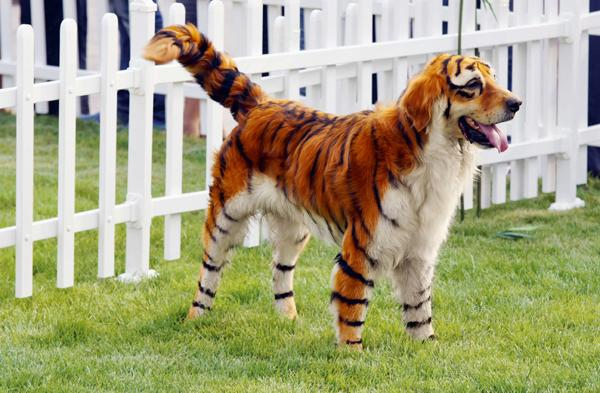
%> input picture Assignment 3/1 - K-means image segmentation/images/tiger3.jpg, 600 x 393 px
$ octave kmeans_script.m   (GNU Octave 9; MATLAB toolbox functions it lacks are replaced by stand-ins)
%> lines starting %> are read from the running program, lines starting %| are printed output that depends on the picture
%> further down, Image_original is the input picture: size 393x600x3 uint8; mean R, G, B 166.4, 163.6, 127.4
### Assignment 3/1 - K-means image segmentation/kmeans_segm.m
function [ segmentation, cluster_centers ] = kmeans_segm( image, K, no_iterations, seed, random_cluster_init )
%> called with K = 6, no_iterations = 9, seed = 66664, random_cluster_init = false
% Performs k-means segmentation on the pixels of an image to create
% superpixels, i.e. clustered pixels.

% Set a seed for the sampling.
rng(seed);

%% Define parameters used in the clustering.

% The image dimensions.
[image_width, image_height, ~] = size(image);
%> image_width = 393; image_height = 600

no_pixels = image_width * image_height;
%> no_pixels = 235800

% Conversion of image RGB integer values into float data types.
image_float = im2double( image );

% Since Matlab prefers operating on 2D arrays for maximum speed, the image
% is reshaped from a 3D array of size (H; W; 3) to one with the size (W*H; 3).
image_array = reshape(image_float, no_pixels, 3);


%% Initlize the centers of the k-clusters.

% A matrix to store the cluster centers.
cluster_centers = zeros(K, 3);


if random_cluster_init
    % Random cluster centers initlization.
    center_coords = randsample( no_pixels, K );
else
    % Cluster centers initlization from image RBG values.
    center_coords = round( rand(K, 1) * size(image_array, 1) );
end

% Store the intilized cluster centers in center_coords.
cluster_centers = image_array(center_coords(:),:);
%> cluster_centers = [0.157 0.0196 0.0235; 0.89 0.886 0.906; 0.584 0.576 0.404; 0.294 0.31 0.4; 0.106 0.118 0.157; 0.855 0.855 0.855]


% Compute the distance between the initlized centers colors and every single pixel
% color.
center_pixel_distances = pdist2( cluster_centers, image_array, 'euclidean' );

% For a predefined number of iterations the K clusters are readjusted to the
% pixels in the image.
for it = 1 : no_iterations

    % Retrive the current closest cluster for each pixel.
    [~, closest_cluster] = min( center_pixel_distances, [], 1 );

for k = 1 : K

        % For every single cluster, assign and store all the closets pixels to this
        % cluster.
        pixels_closest_center_K = find( closest_cluster == k );

        % Recalculate the new center based on all the new pixels assigned
        % to it.
        cluster_centers(k, :) = mean( image_array( pixels_closest_center_K , :) );
end
    % Calcuate the distances from the new centers from all pixels.
    center_pixel_distances = pdist2( cluster_centers, image_array, 'euclidean' );
end
%> after the loop, cluster_centers = [0.488 0.222 0.087; 0.883 0.881 0.883; 0.613 0.652 0.358; 0.485 0.516 0.273; 0.169 0.105 0.155; 0.731 0.704 0.631]

% Retrive the final clusters.
[ ~, final_clusters ] = min( center_pixel_distances,[], 1 );

% Reshape the image.
segmentation = reshape(final_clusters, image_width, image_height);
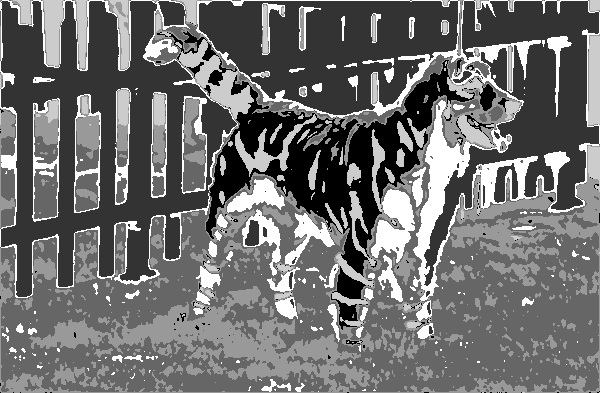
%> segmentation: size 393x600 double; min 1, max 6, mean 3.17; drawn with min black and max white

end

### Assignment 3/1 - K-means image segmentation/kmeans_script.m
close all; clear all;

%% Parameters of the K-means clustering.
% Number of clusters.
K = 6;
% Number of iterations.
no_iterations = 9;
% Seed used for sampling initial clusters.
seed = 66664;
% Image downscaling factor applied to image before segmentation.
scale_factor = 1;
% Amount of preblurring applied to image before segmentation.
image_sigma = 1;

%% Load image.
Image_original = imread( 'tiger3.jpg' );

% Scaling the image.
image = imresize( Image_original, scale_factor );

% Blurring the image by filtering it with a Gaussian.
d = 2 * ceil( image_sigma * 2 ) + 1;
h = fspecial('gaussian', [d d], image_sigma);
image = imfilter(image, h);

tic
random_cluster_init = false;
[ segm, centers] = kmeans_segm(image, K, no_iterations, seed, random_cluster_init);
%> centers has the same summary as cluster_centers in kmeans_segm

toc

%> (the run ends here)

$ run again, with Assignment 3/1 - K-means image segmentation/images/tiger1.jpg copied over Assignment 3/1 - K-means image segmentation/images/tiger3.jpg
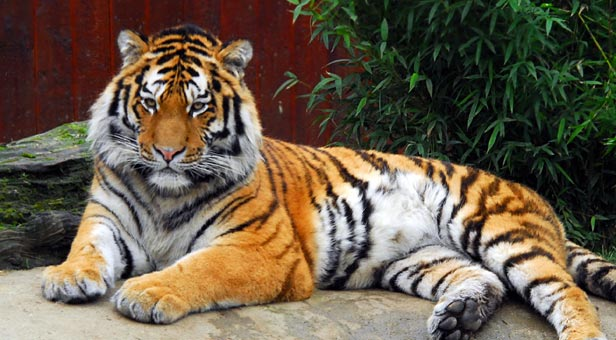
%> input picture Assignment 3/1 - K-means image segmentation/images/tiger1.jpg, 616 x 340 px
%> Image_original is the input picture: size 340x616x3 uint8; mean R, G, B 106, 92.5, 74.4
%> `image = imfilter(image, h);`:
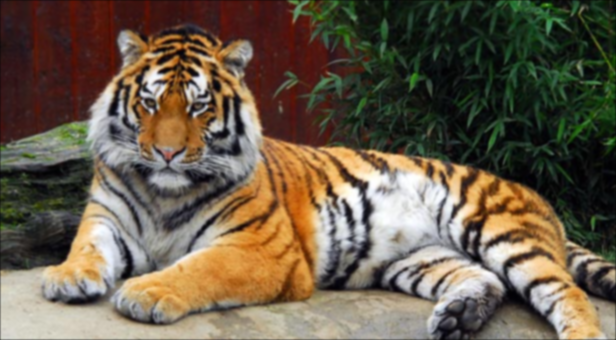
%> image: size 340x616x3 uint8; mean R, G, B 105.7, 92.2, 74.1
%> in kmeans_segm, `cluster_centers = image_array(center_coords(:),:);`: cluster_centers = [0.725 0.647 0.537; 0.0588 0.0745 0.0627; 0.957 0.969 0.992; 0.251 0.361 0.227; 0.0902 0.247 0.0902; 0.251 0.227 0.271]
%> after the loop in kmeans_segm, `for it = 1 : no_iterations`: cluster_centers = [0.718 0.618 0.476; 0.0713 0.1 0.0724; 0.838 0.812 0.767; 0.536 0.418 0.287; 0.221 0.252 0.197; 0.268 0.111 0.0839]
%> in kmeans_segm, `segmentation = reshape(final_clusters, image_width, image_height);`:
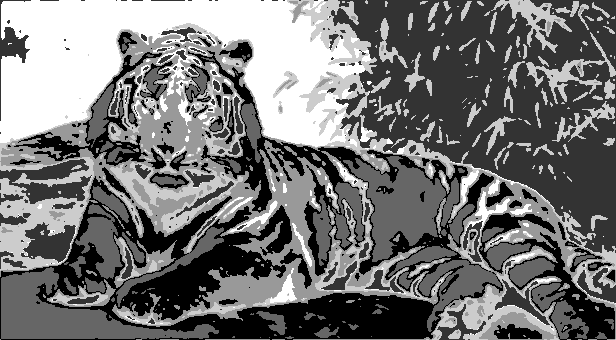
%> segmentation: size 340x616 double; min 1, max 6, mean 3.29; drawn with min black and max white
%> centers has the same summary as cluster_centers in kmeans_segm

$ run again, with Assignment 3/1 - K-means image segmentation/images/tiger2.jpg copied over Assignment 3/1 - K-means image segmentation/images/tiger3.jpg
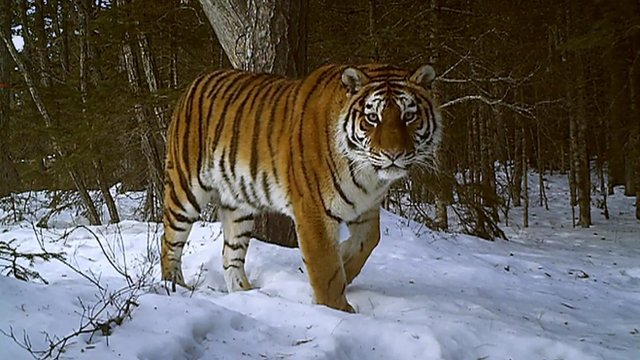
%> input picture Assignment 3/1 - K-means image segmentation/images/tiger2.jpg, 640 x 360 px
%> Image_original is the input picture: size 360x640x3 uint8; mean R, G, B 97.4, 93.3, 88.1
%> `image = imfilter(image, h);`:
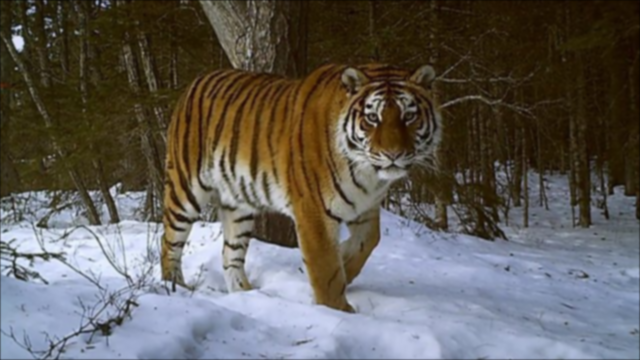
%> image: size 360x640x3 uint8; mean R, G, B 97.1, 93, 87.8
%> in kmeans_segm, `cluster_centers = image_array(center_coords(:),:);`: cluster_centers = [0.161 0.114 0.0157; 0.533 0.584 0.71; 0.635 0.671 0.784; 0.129 0.0863 0.0196; 0.11 0.0588 0; 0.71 0.741 0.812]
%> after the loop in kmeans_segm, `for it = 1 : no_iterations`: cluster_centers = [0.384 0.313 0.201; 0.459 0.473 0.492; 0.58 0.623 0.719; 0.232 0.185 0.0948; 0.151 0.105 0.0286; 0.755 0.789 0.879]
%> in kmeans_segm, `segmentation = reshape(final_clusters, image_width, image_height);`:
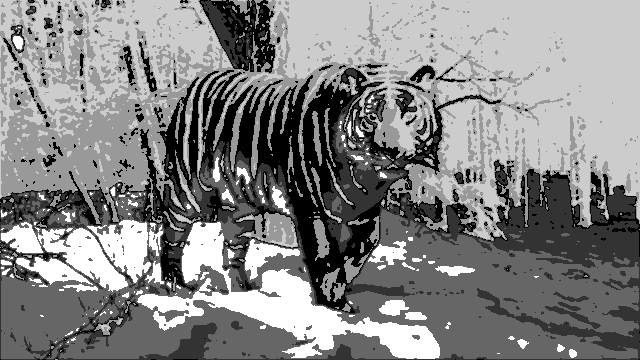
%> segmentation: size 360x640 double; min 1, max 6, mean 3.6; drawn with min black and max white
%> centers has the same summary as cluster_centers in kmeans_segm
